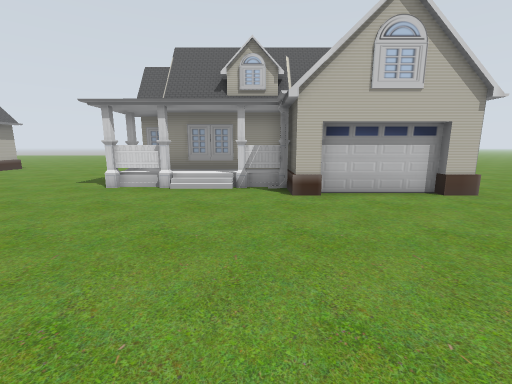
View 1 (above)

24 first-person views from a walk through a Gazebo world. The camera is 1.2 m above the floor, tilts 10° down and sees 90° across. The floor is counted in squares, 1 m on a side. Each view is taken from the middle of a square. On the plan, view 1 faces up. The plan holds only what a view shows up to about 12 squares ahead; the rest is blank. The place goes on beyond the plan. Simple shapes stand in for some stock models.

View 2
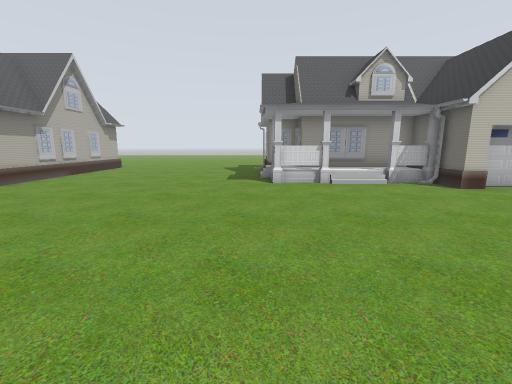

View 3
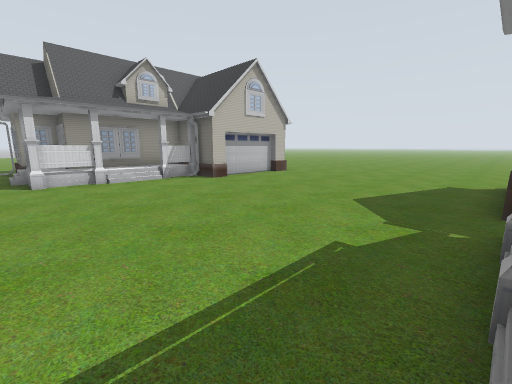

View 4
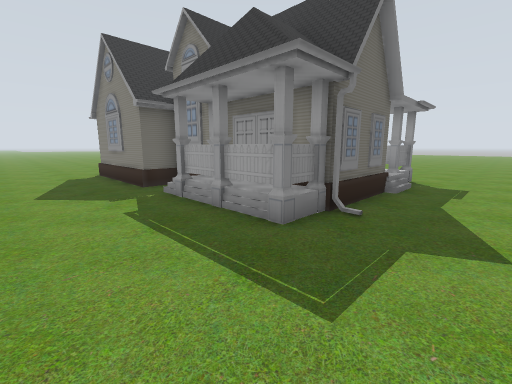

View 5
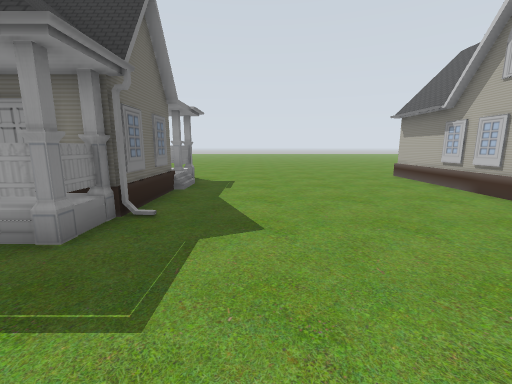

View 6
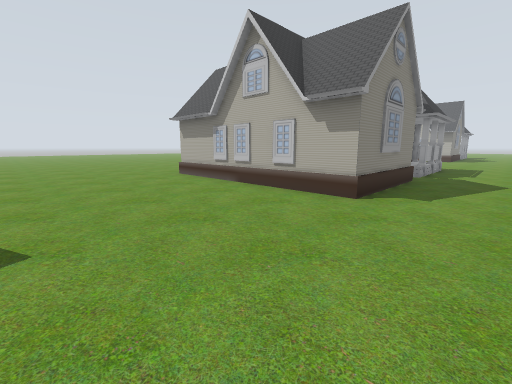

View 7
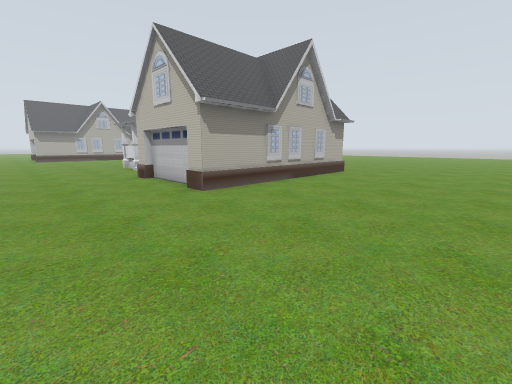

View 8
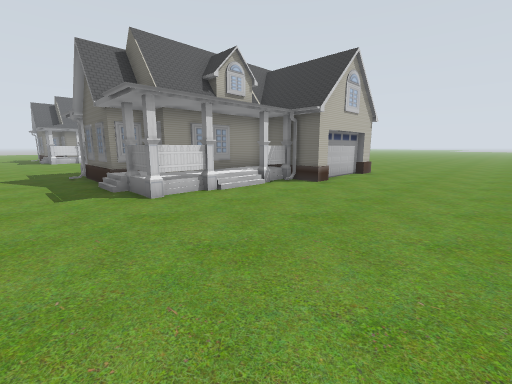

View 9
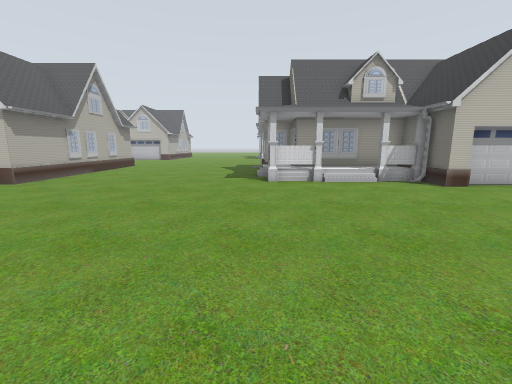

View 10
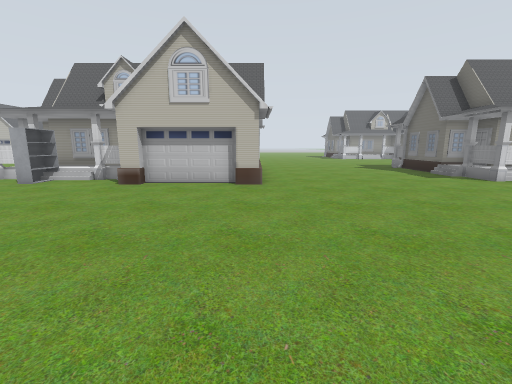

View 11
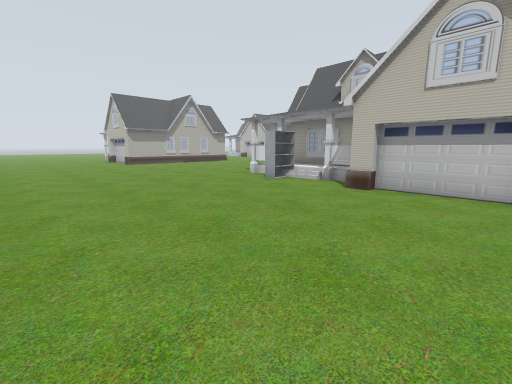

View 12
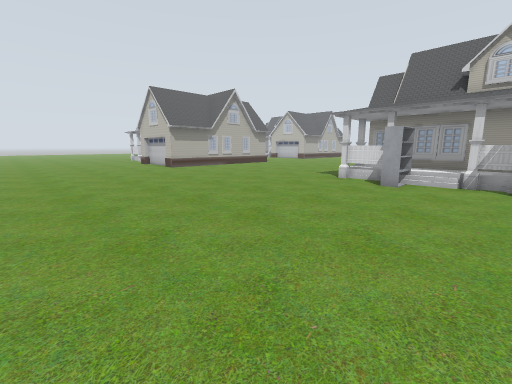

View 13
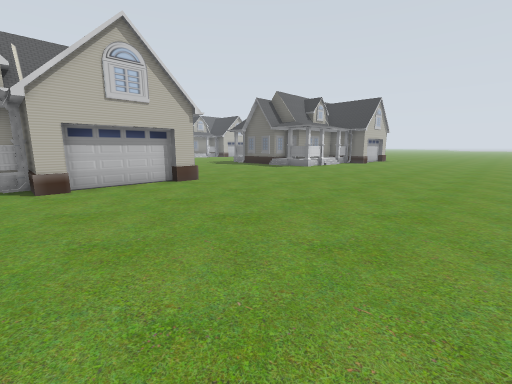

View 14
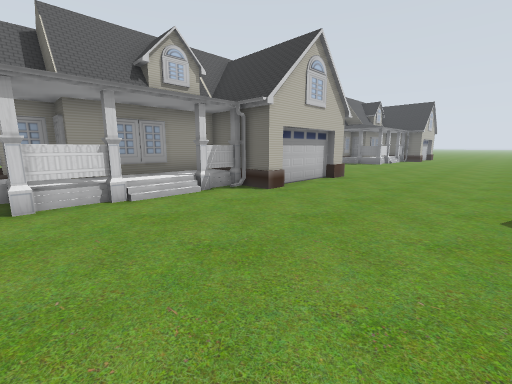

View 15
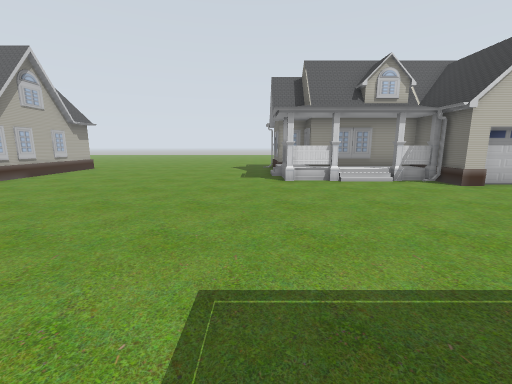

View 16
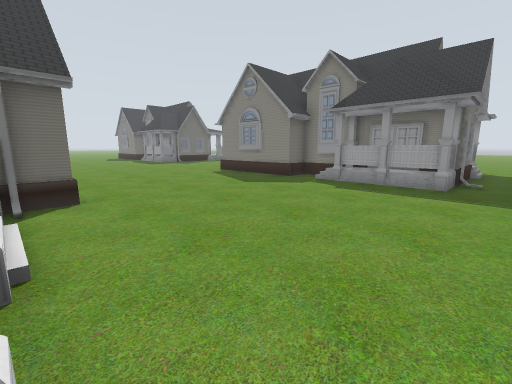

View 17
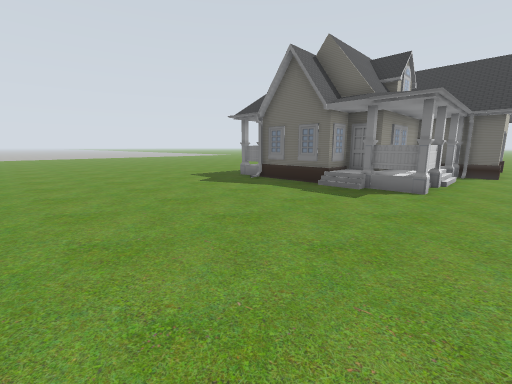

View 18
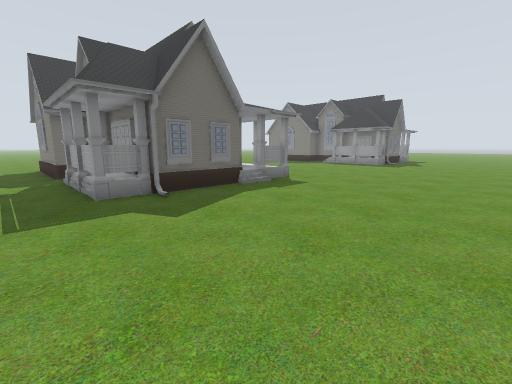

View 19
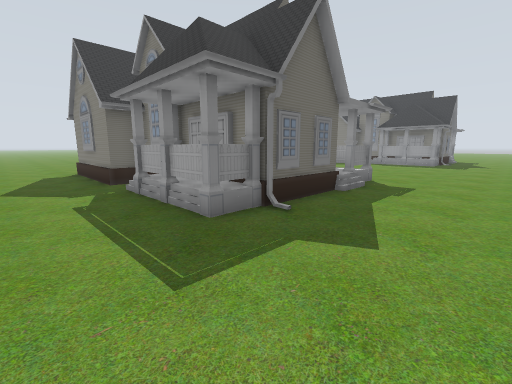

View 20
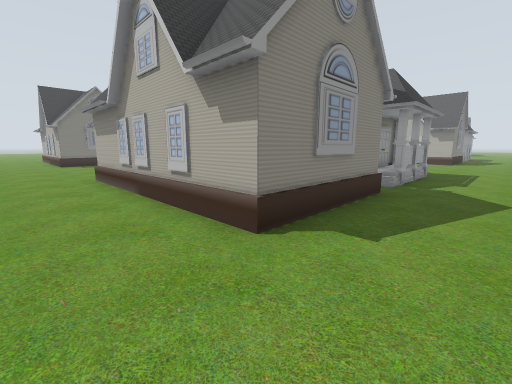

View 21
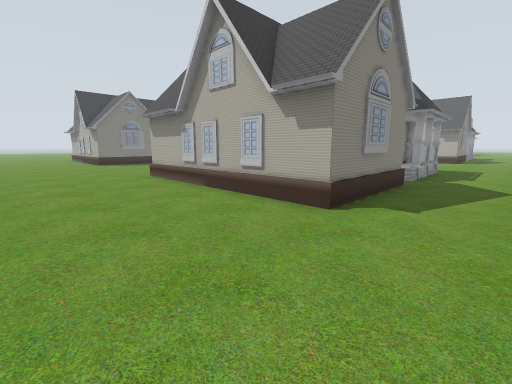

View 22
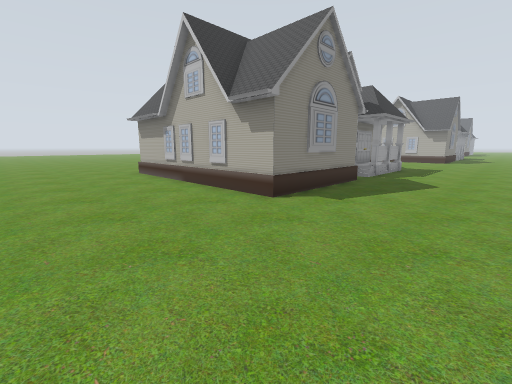

View 23
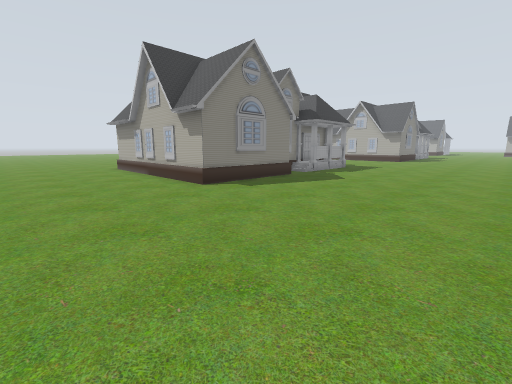

View 24
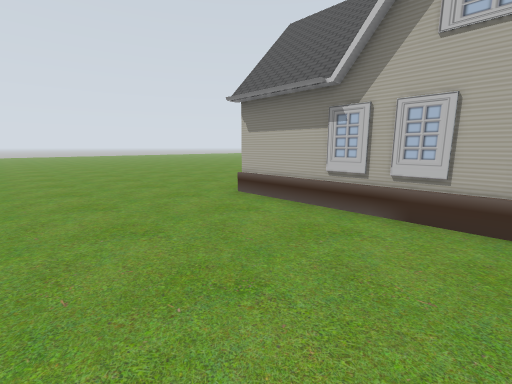

### Floor plan
Key: @ floor where view 1 was taken; . floor; H house; S shelf.
Columns run from 34 left of view 1 to 10 right of it. Each row starts with its distance up from view 1.
 17                       .......................
 16                       .......................
 15                       .......................
 14                      H........HHHH.HHHHH.....
 13                      H.......HHHHHHHHHHH.....
 12                      H........HHH H  HHH.....
 11            HHHHH HHHHH........HHHHHHHHHH.....
 10  H.........HHHHH HHHHH........HHHHHHHH H.....
  9 HH.........HHHHHHHHHHH.......HHHHHHHHH H.....
  8 HH.........HHHHHHHHHHH........HHHHHHH.HH.....
  7  H.........HHHHHHH  HH.............HHHHH.....
  6   ...............HHHHH.............HHHHH.....
  5    ..........................................
  4     .........................................
  3      ........................................
  2       .......................................
  1       .......................................
  0        ...........................@..........
 -1         .....................................
 -2           .HHHH .HHHHH........HHHH.HHHHH.....
 -3           .HHHHHHHHHHH........HHHHHHHHHH.....
 -4           .HHHHH   HHH.......HHH HH HHHH.....
 -5           .HHHHHHHHHHH.......HHHHH  HHHH.....
 -6           .HHHHHHHHHHH.......HHHHHHHHH H.....
 -7           .HHHHHHH HHH.......HHHHHHHHH H.....
 -8          ..HHSHHHH  HH........HHHHHHHHHH.....
 -9         .....SS..HHHHH........HHHHHHH.HH.....
-10        ......S...HHHHH.............HHHHH.....
-11       .......................................
-12      ........................................
-13     .........................................
-14    ..........................................
-15   ...........................................
-16  ................................     .......
-17 .................................      ......
-18 .................................       .....

Positions as (right, up) in squares from view 1, and headings:
1: (0, 0), facing up
2: (-5, -1), facing up
3: (-5, -2), facing up-right
4: (-7, 1), facing down-right
5: (-7, 1), facing down
6: (-7, 1), facing down-left
7: (-7, 2), facing up-left
8: (-7, -15), facing up-right
9: (-5, -18), facing up
10: (-13, -18), facing up
11: (-14, -17), facing up-left
12: (-18, -18), facing up-left
13: (-18, -18), facing up-right
14: (-23, 1), facing up-right
15: (-24, -2), facing up
16: (-24, 7), facing down-right
17: (-12, 6), facing up-right
18: (-11, 16), facing down-right
19: (-8, 17), facing down-right
20: (8, 17), facing down-left
21: (10, 17), facing down-left
22: (10, 2), facing down-left
23: (10, 5), facing down-left
24: (10, -5), facing down-left
